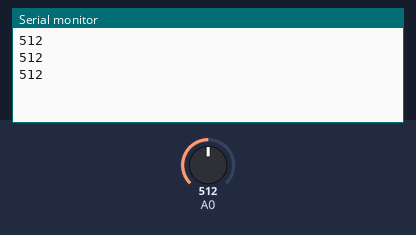
Simulated run of this sketch. Board: Arduino Uno, built with avr-gcc and run on an emulated ATmega328P. Parts: the last lines printed to the serial monitor. The inputs (shaded band) are chosen by the test bench; at power-on: A0 = 512.

Above: at 1.3 s.
1.4 s: A0 set to 716
At 1.9 s:
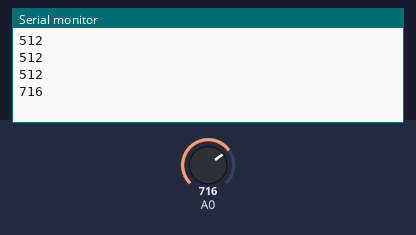
2.9 s: A0 set to 900
At 3.3 s:
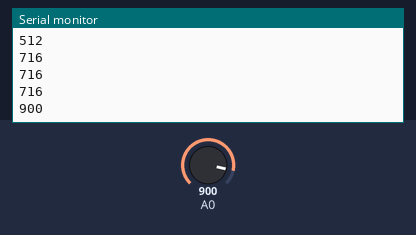
Timing chart, 0 to 5.9 s (numbered marks = the images above; inputs shaded):
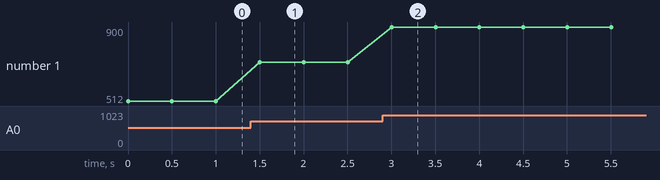

Measured:
- after the input at 1.4 s, the serial monitor: prints a new line after 0.10 s (image 1)
- after the input at 2.9 s, the serial monitor: prints a new line after 0.10 s (image 2)
- plotted number 1: 512 → 716 after the input at 1.4 s, 716 → 900 after the input at 2.9 s

The sketch:

RainDropModule.ino
```cpp
int inputRead;

void setup() {
  // put your setup code here, to run once:
  Serial.begin(9600);
}

void loop() {
  // put your main code here, to run repeatedly:
  inputRead = analogRead(A0);

  Serial.println(inputRead);
  delay(500);
}
```
